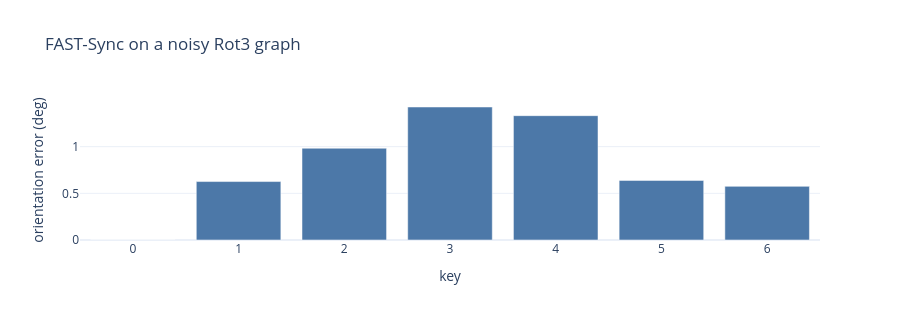

Notebook code cell kept with this figure:
### Markdown cell above
## Step 3: initialize a noisy Rot3 graph

Rotation synchronization is a natural use case when translations are unavailable or should be estimated later. Here seven absolute rotations create a chain, a loop closure `(6, 0)`, and an extra chord `(1, 5)`. Each ideal relative rotation is right-composed with a small deterministic perturbation, while the isotropic model supplies the confidence used by the chordal solve. In a real application, `measured` would come from odometry, registration, or another front end rather than known truth.

No initial rotations are passed to `fastSyncRot3`; the graph is the complete input. The one prior aligns key 0 to the desired frame after projection. The Plotly chart reports geodesic error in degrees because this synthetic tutorial knows the truth. On real data, inspect loop residuals or the nonlinear graph error instead. Hover over each bar to read its value.

### Code cell
rotations = [gtsam.Rot3.Expmap(np.array([0.10*i, -0.04*i, 0.06*i])) for i in range(7)]
rot3_graph = gtsam.NonlinearFactorGraph()
rot3_model = gtsam.noiseModel.Isotropic.Sigma(3, 0.08)
rot3_edges = [(i, i + 1) for i in range(6)] + [(6, 0), (1, 5)]
for edge, (i, j) in enumerate(rot3_edges):
    noise = gtsam.Rot3.Expmap(0.012 * np.array([np.sin(edge), np.cos(edge), (-1)**edge]))
    measured = rotations[i].between(rotations[j]).compose(noise)
    rot3_graph.add(gtsam.BetweenFactorRot3(i, j, measured, rot3_model))
rot3_graph.add(gtsam.PriorFactorRot3(0, rotations[0], rot3_model))
rot3_result = gtsam.fastSyncRot3(rot3_graph)
rot3_error = [np.linalg.norm(gtsam.Rot3.Logmap(rotations[i].between(rot3_result.atRot3(i)))) * 180 / np.pi for i in range(7)]
fig = go.Figure(go.Bar(x=list(range(7)), y=rot3_error, marker_color='#4c78a8'))
fig.update_layout(
    title='FAST-Sync on a noisy Rot3 graph',
    xaxis_title='key',
    yaxis_title='orientation error (deg)',
    template='plotly_white',
    height=320,
)
fig.show()

### Figure 1 — Plotly figure (JSON) as saved in the notebook; plotly's stock layout.template omitted (floating-point values rounded to 4 significant figures)
{"data": [{"marker": {"color": "#4c78a8"}, "type": "bar", "x": [0, 1, 2, 3, 4, 5, 6], "y": [9.863e-16, 0.6262, 0.9831, 1.425, 1.332, 0.6382, 0.5747]}], "layout": {"height": 320, "title": {"text": "FAST-Sync on a noisy Rot3 graph"}, "xaxis": {"title": {"text": "key"}}, "yaxis": {"title": {"text": "orientation error (deg)"}}}}
